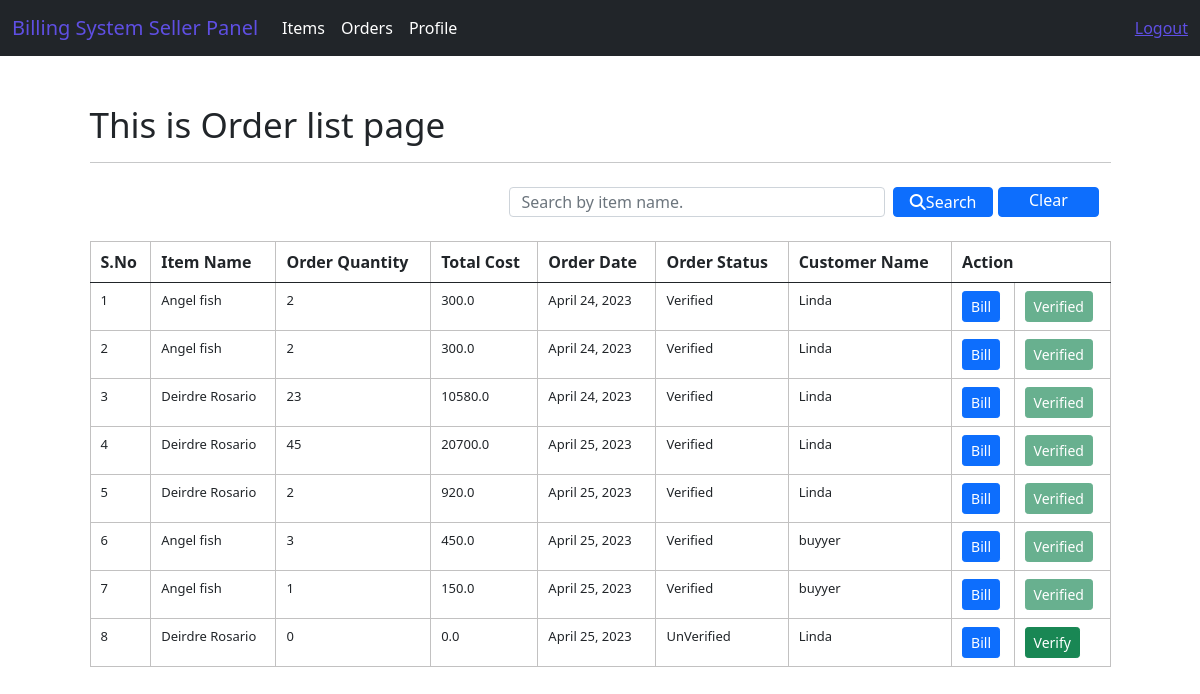
The page /seller/order/index (signed in) on the database as committed earlier.
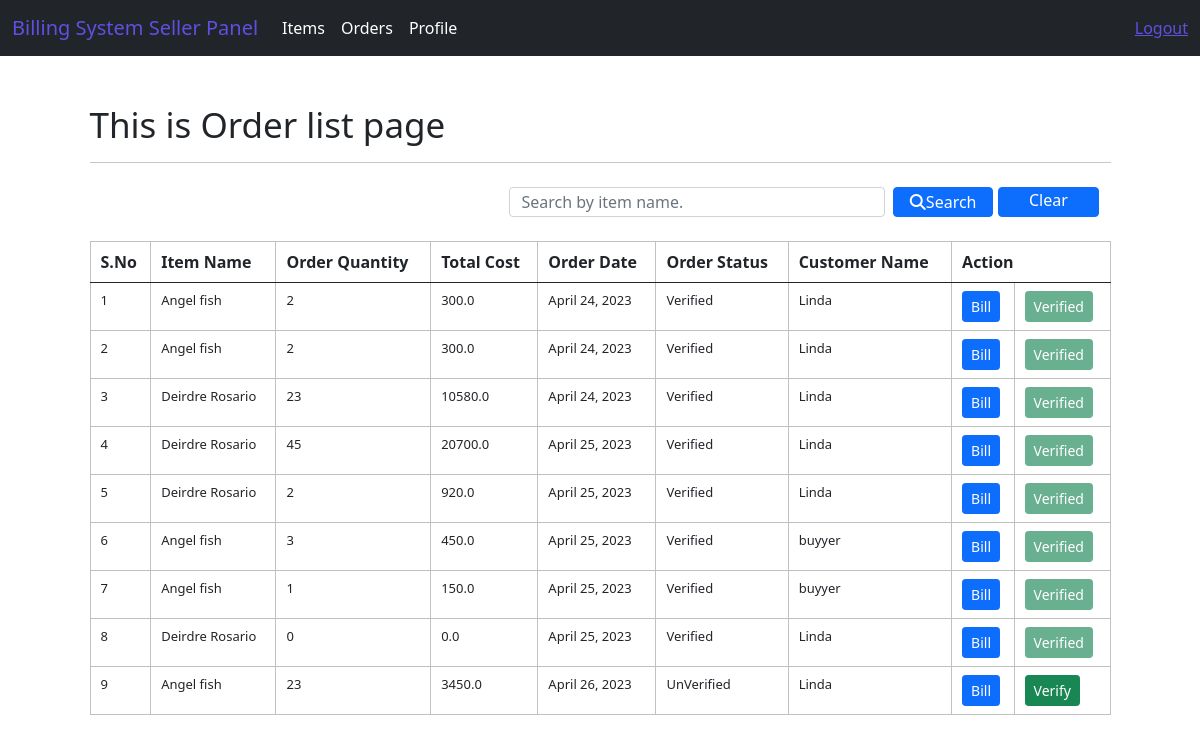
The same page on the database as committed later.
### system/models.py (models this page shows, shortened)
class Order(models.Model):
    VERIFIED = 'Verified'
    UNVERIFIED= 'Unverified'
    STATUS_CHOICES = [
            (VERIFIED, 'Verified'),
            (UNVERIFIED, 'Unverified')
            ]
    order_quantity = models.PositiveIntegerField(default=0)
    order_date = models.DateField(auto_now_add=True)
    order_status = models.CharField(max_length=20, choices=STATUS_CHOICES,default= "Unverified")
    item_id = models.ForeignKey(Item, on_delete=models.CASCADE)
    customusers = models.ForeignKey(CustomUser, on_delete=models.CASCADE, related_name='orders')
    total_cost = models.FloatField(default=0.0)
    class Meta:
        db_table = "Order"

class Item(models.Model):
    item_name = models.CharField(max_length=50)
    item_price = models.FloatField(default=00.00)
    item_image = models.ImageField(upload_to='Images/Items/')
    item_description = models.CharField(max_length=250)
    customusers = models.ForeignKey(CustomUser, on_delete=models.CASCADE, related_name='items')
    class Meta:
        db_table = "Items"

class CustomUser(AbstractUser):
    MALE = 'Male'
    FEMALE = 'Female'
    OTHERS = 'Female'
    GENDER_CHOICES = [
            (MALE, 'Male'),
            (FEMALE, 'Female'),
            (OTHERS, 'Others'),
            ]
    BUYER_ROLE = 'Buyer'
    SELLER_ROLE = 'Seller'
    ROLE_CHOICES = [
            (BUYER_ROLE, 'Buyer'),
            (SELLER_ROLE, 'Seller'),
            ]
    username = models.CharField(max_length=50, unique=True)
    first_name = models.CharField(max_length=50)
    last_name = models.CharField(max_length=50)
    address = models.CharField(max_length=50)
    contact = models.CharField(max_length=50)
    email = models.EmailField(max_length=50)
    gender = models.CharField(max_length=10, choices=GENDER_CHOICES)
    role = models.CharField(max_length=20, choices=ROLE_CHOICES)
    objects = UserManager()
    REQUIRED_FIELDS = []

### Seller/views.py (the view)
# urls.py: path('order/index',views.order_index,name= 'order-index'),
def order_index(request):
    order_list = Order.objects.filter(item_id__customusers=request.user).order_by('id')
    context = {"data": order_list}
    if request.method == "POST":
        search = request.POST.get('search')
        order = Order.objects.filter(item_id__item_name__icontains=search)
        context = {"data": order}
        return render(request, 'sellerPanel/orders/orders_index.html', context)
    return render(request,'sellerPanel/orders/orders_index.html',context)

### templates/sellerPanel/orders/orders_index.html (shortened to what this page needs)
{% extends 'layouts/seller_master.html' %}
{% block custom_css %}
<link rel="stylesheet" href="https://cdnjs.cloudflare.com/ajax/libs/font-awesome/6.3.0/css/all.min.css"/>
{% endblock %}
{% block content %}
<div class="container mt-5">
    <h1>This is Order list page</h1>
    <hr>
    <nav class="navbar bg-body-tertiary">
        <div class="container-fluid">
              <form class="d-flex" role="search" action="{% url 'order-index' %}" method="POST">
                <input style="height: 30px;" class="form-control me-2" type="text" name="search" placeholder="Search by item name." aria-label="Search">
                <button class="btn btn-primary mb-3 mr-3" type="submit" style="height:30px; width: 160px; padding: 0px;"><i class="fa-solid fa-search"></i>Search</button>
                <a href="{% url 'order-index' %}" class="btn btn-primary mb-3 ml-2"  style="height:30px; width: 160px; padding: 0px; margin-left: 5px;">Clear</a>
              </form>
        </div>
    </nav>
    <div class="row">
        <div class="col-12">
            <table class="table table-striped-columns table-hover">
                <thead>
                    <tr>
                        <th>S.No</th>
                        <th>Item Name</th>
                        <th>Order Quantity</th>
                        <th>Total Cost</th>
                        <th>Order Date</th>
                        <th>Order Status</th>
                        <th>Customer Name</th>
                        <th colspan="2">Action</th>
                    </tr>
                </thead>
                <tbody>
                    {% for val in data %}
                        <tr>
                            <td>{{ forloop.counter }}</td>
                            <td>{{ val.item_id.item_name }}</td>
                            <td>{{ val.order_quantity }}</td>
                            <td>{{val.total_cost}}</td>
                            <td>{{ val.order_date }}</td>
                            <td>{{ val.order_status }}</td>
                            <td>{{ val.customusers.first_name }}</td>
                            <td><a class="btn btn-primary btn-sm" href="{% url 'bill-index' val.id %}">Bill</a></td>
                            {% if val.order_status == "UnVerified" %}
                              <td><a class="btn btn-success btn-sm" href="{% url 'bill-create' val.id %}" aria-disabled="false">Verify</a></td>
                            {% else %}
                              <td><button class="btn btn-success btn-sm" disabled>Verified</button></td>
                            {% endif %}
                        </tr>
                    {% endfor %}
                </tbody>
            </table>
        </div>
    </div>
{% endblock %}

Rows that differ between the two databases and show on the page:
changed Order (number 8 of 9 on the later page): order_status "UnVerified" → "Verified"; order_status "Verify" → "Verified"
added Order: item_id.item_name "Angel fish", order_quantity "23", total_cost "3450.0", order_date "April 26, 2023", order_status "UnVerified", customusers.first_name "Linda", shows "Verify"
